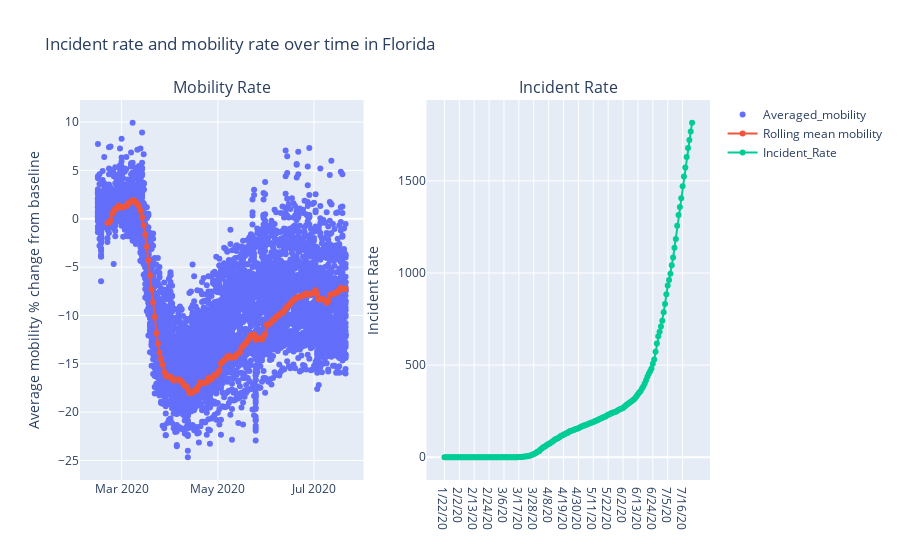

The notebook cell this image was saved under:
### Markdown cell above
- As you can see, in late April/early May when the mobility is at its lowest percentage, the incidence rate begins to slow down

### Code cell
plot_mobility_and_incidence("Florida")

### Figure 1 — Plotly figure (JSON) as saved in the notebook; plotly's stock layout.template omitted (floating-point values rounded to 4 significant figures; data arrays with more than 128 entries replaced by an {"elided": "..."} marker saying what was removed)
{"data": [{"mode": "markers", "name": "Averaged_mobility", "type": "scatter", "x": {"elided": "6114 str values"}, "xaxis": "x", "y": {"elided": "6114 float values"}, "yaxis": "y"}, {"mode": "lines+markers", "name": "Rolling mean mobility", "type": "scatter", "x": {"elided": "6114 str values"}, "xaxis": "x", "y": {"elided": "158 float values"}, "yaxis": "y"}, {"mode": "lines+markers", "name": "Incident_Rate", "type": "scatter", "x": {"elided": "184 str values"}, "xaxis": "x2", "y": {"elided": "184 float values"}, "yaxis": "y2"}], "layout": {"annotations": [{"font": {"size": 16}, "showarrow": false, "text": "Mobility Rate", "x": 0.225, "xanchor": "center", "xref": "paper", "y": 1, "yanchor": "bottom", "yref": "paper"}, {"font": {"size": 16}, "showarrow": false, "text": "Incident Rate", "x": 0.775, "xanchor": "center", "xref": "paper", "y": 1, "yanchor": "bottom", "yref": "paper"}], "title": {"text": "Incident rate and mobility rate over time in Florida"}, "xaxis": {"anchor": "y", "domain": [0, 0.45]}, "xaxis2": {"anchor": "y2", "domain": [0.55, 1]}, "yaxis": {"anchor": "x", "domain": [0, 1], "title": {"text": "Average mobility % change from baseline"}}, "yaxis2": {"anchor": "x2", "domain": [0, 1], "title": {"text": "Incident Rate"}}}}
